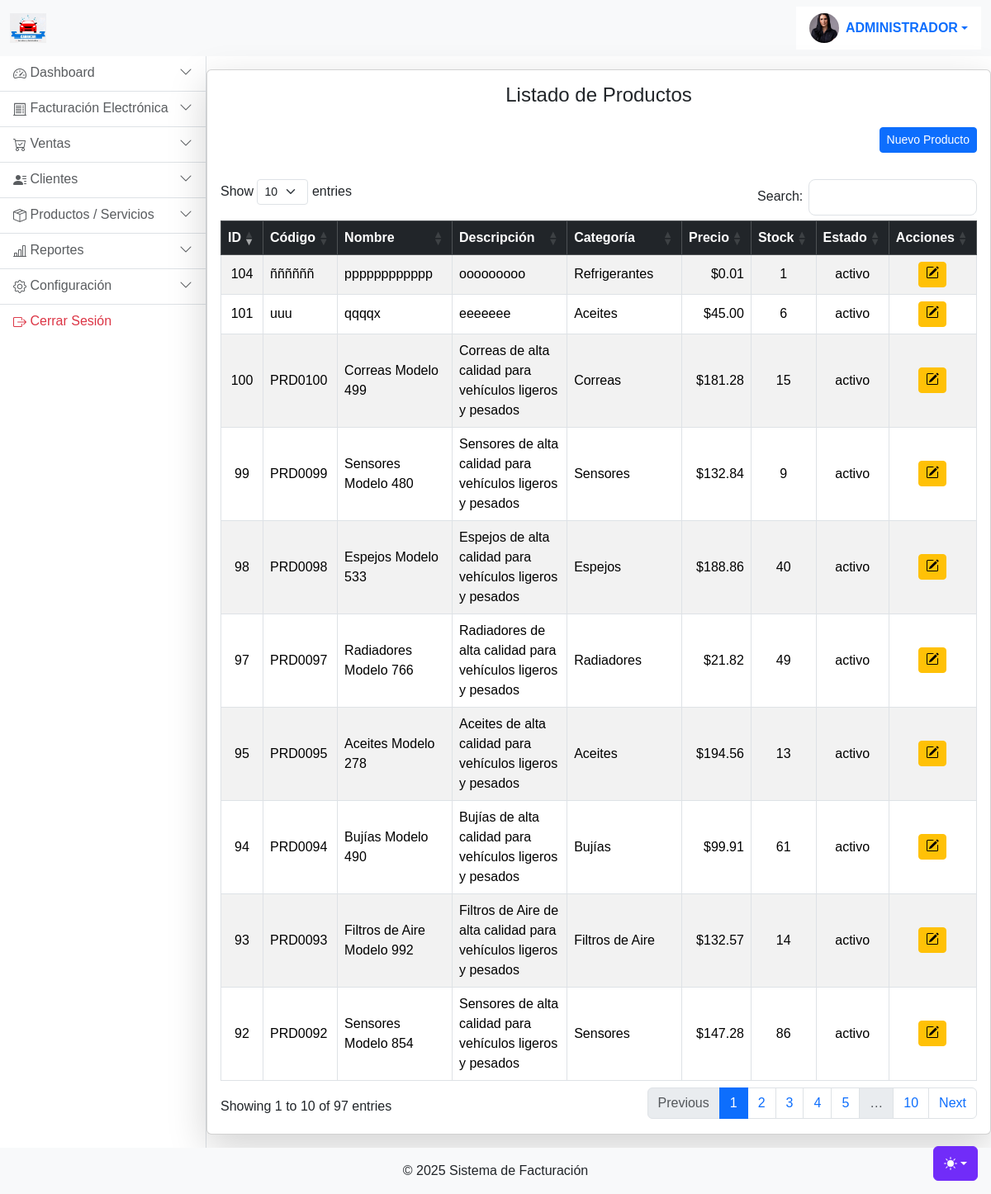
/prod_list.php (signed in), run on an earlier commit of the app's database.
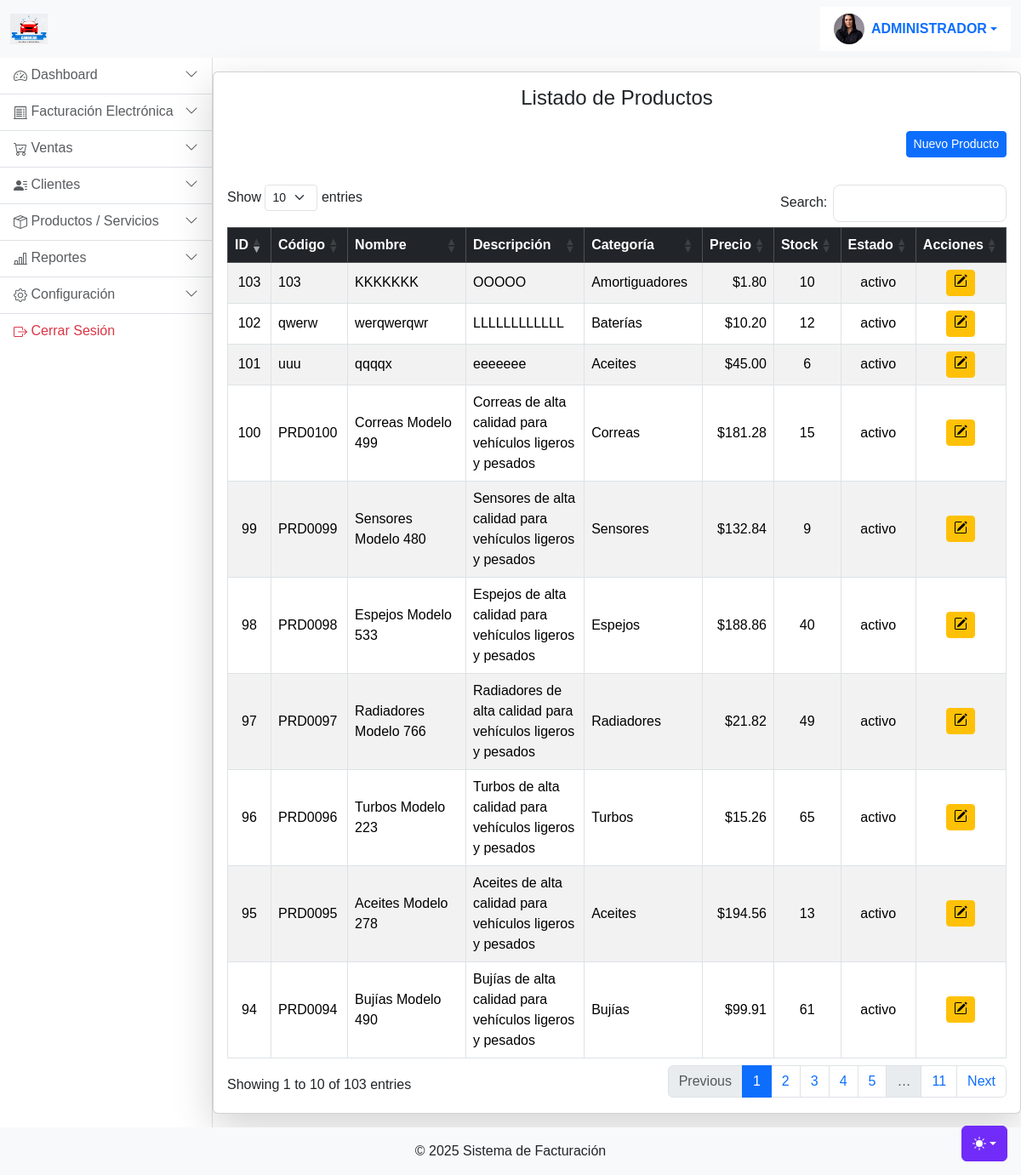
And on a later commit of the database.
### tables this page shows
CREATE TABLE IF NOT EXISTS `productos` (
  `id_producto` int(11) NOT NULL AUTO_INCREMENT,
  `codigo` varchar(20) NOT NULL,
  `nombre` varchar(150) NOT NULL,
  `descripcion` text DEFAULT NULL,
  `id_categoria` int(11) DEFAULT NULL,
  `precio_unitario` decimal(10,2) DEFAULT NULL,
  `stock` int(11) DEFAULT NULL,
  `estado` enum('activo','inactivo','eliminado') DEFAULT 'activo',
  `fecha_creacion` timestamp NOT NULL DEFAULT current_timestamp(),
  PRIMARY KEY (`id_producto`) USING BTREE,
  UNIQUE KEY `codigo` (`codigo`) USING BTREE,
  KEY `id_categoria` (`id_categoria`) USING BTREE,
  CONSTRAINT `productos_ibfk_1` FOREIGN KEY (`id_categoria`) REFERENCES `categorias` (`id_categoria`)
);

CREATE TABLE IF NOT EXISTS `categorias` (
  `id_categoria` int(11) NOT NULL AUTO_INCREMENT,
  `nombre_categoria` varchar(100) NOT NULL,
  `descripcion` text NOT NULL,
  `estado` enum('activo','inactivo','eliminado') NOT NULL DEFAULT 'activo',
  `fecha_creacion` timestamp NOT NULL DEFAULT current_timestamp(),
  PRIMARY KEY (`id_categoria`)
);

### cx/f_cx.php (called while the page is built, shortened)
<?php
    function ejecutarConsultaSegura($sql, $params = [], $soloUno = false) {
        try {
            $db = conectarDB();
            $stmt = $db->prepare($sql);
            $stmt->execute();
            if (preg_match('/^\s*(SELECT|SHOW|DESCRIBE|PRAGMA)/i', $sql)) {
                return $soloUno ? $stmt->fetch(PDO::FETCH_ASSOC) : $stmt->fetchAll(PDO::FETCH_ASSOC);
            } else {
                return [
                    'filas_afectadas' => $stmt->rowCount(),
                    'last_insert_id' => $db->lastInsertId()
                ];
            }
        } catch (PDOException $e) {
            throw $e;
        }
    }
?>

### prod_list.php (the view, shortened to what this page needs)
<?php
  include_once 'header.php';
  include_once "cx/f_cx.php";
  $q = "SELECT p.id_producto,p.codigo,p.nombre,p.descripcion,c.nombre_categoria,p.precio_unitario,p.stock,p.estado
  FROM facturacion.productos AS p INNER JOIN facturacion.categorias AS c ON c.id_categoria=p.id_categoria WHERE p.estado='activo' AND c.estado='activo'";
  $r = ejecutarConsultaSegura($q);
?>
<div class="card shadow-lg animate__animated animate__fadeIn">
  <div class="card-body">
    <h4 class="card-title mb-4 text-center">Listado de Productos</h4>
    <div class="mb-3 text-end">
      <button id="btn-nuevo-producto" class="btn btn-primary btn-sm mb-3">Nuevo Producto</button>
    </div>
    <div class="table-responsive">
      <table id="tabla-productos" class="table table-striped table-bordered table-hover align-middle">
        <thead class="table-dark text-center">
          <tr>
            <th>ID</th>
            <th>Código</th>
            <th>Nombre</th>
            <th>Descripción</th>
            <th>Categoría</th>
            <th>Precio</th>
            <th>Stock</th>
            <th>Estado</th>
            <th>Acciones</th>
          </tr>
        </thead>
        <tbody>
          <?php if (!empty($r)): ?>
            <?php foreach ($r as $p): ?>
              <tr>
                <td class="text-center"><?= $p['id_producto'] ?></td>
                <td><?= htmlspecialchars($p['codigo']) ?></td>
                <td><?= htmlspecialchars($p['nombre']) ?></td>
                <td><?= htmlspecialchars($p['descripcion']) ?></td>
                <td><?= htmlspecialchars($p['nombre_categoria']) ?></td>
                <td class="text-end">$<?= number_format($p['precio_unitario'], 2) ?></td>
                <td class="text-center"><?= $p['stock'] ?></td>
                <td class="text-center"><?= $p['estado'] ?></td>
                <td class="text-center">
                  <button class="btn btn-warning btn-sm modificar-producto"></button>
                </td>
              </tr>
            <?php endforeach; ?>
          <?php else: ?>
            <tr>
              <td colspan="7" class="text-center text-muted">No se encontraron productos</td>
            </tr>
          <?php endif; ?>
        </tbody>
      </table>
    </div>
  </div>
</div>
<?php include_once 'footer.php'; ?>

What changed in the data, as far as the page shows it:
no longer on this page (row unchanged): productos: id_producto "93", codigo "PRD0093", nombre "Filtros de Aire Modelo 992", descripcion "Filtros de Aire de alta calidad para vehículos ligeros y pesados", id_categoria.nombre_categoria "Filtros de Aire", precio_unitario "132.57", stock "14", estado "activo"
removed productos: id_producto "104", codigo "ññññññ", nombre "pppppppppppp", descripcion "ooooooooo", id_categoria.nombre_categoria "Refrigerantes", precio_unitario "0.01", stock "1", estado "activo"
no longer on this page (row unchanged): productos: id_producto "92", codigo "PRD0092", nombre "Sensores Modelo 854", descripcion "Sensores de alta calidad para vehículos ligeros y pesados", id_categoria.nombre_categoria "Sensores", precio_unitario "147.28", stock "86", estado "activo"
now on this page (row edited): productos: id_producto "103", codigo "103", nombre "KKKKKKK", descripcion "OOOOO", id_categoria.nombre_categoria "Amortiguadores", precio_unitario "1.80", stock "10", estado "activo"
now on this page (row edited): productos: id_producto "102", codigo "qwerw", nombre "werqwerqwr", descripcion "LLLLLLLLLLLL", id_categoria.nombre_categoria "Baterías", precio_unitario "10.20", stock "12", estado "activo"
now on this page (row unchanged): productos: id_producto "96", codigo "PRD0096", nombre "Turbos Modelo 223", descripcion "Turbos de alta calidad para vehículos ligeros y pesados", id_categoria.nombre_categoria "Turbos", precio_unitario "15.26", stock "65", estado "activo"
Also different on the page:
text written by a page script: "Show entries Search: Showing 1 to 10 of 97 entries Previous 1 2 3 4 5 … 10 Next" → "Show entries Search: Showing 1 to 10 of 103 entries Previous 1 2 3 4 5 … 11 Next"
